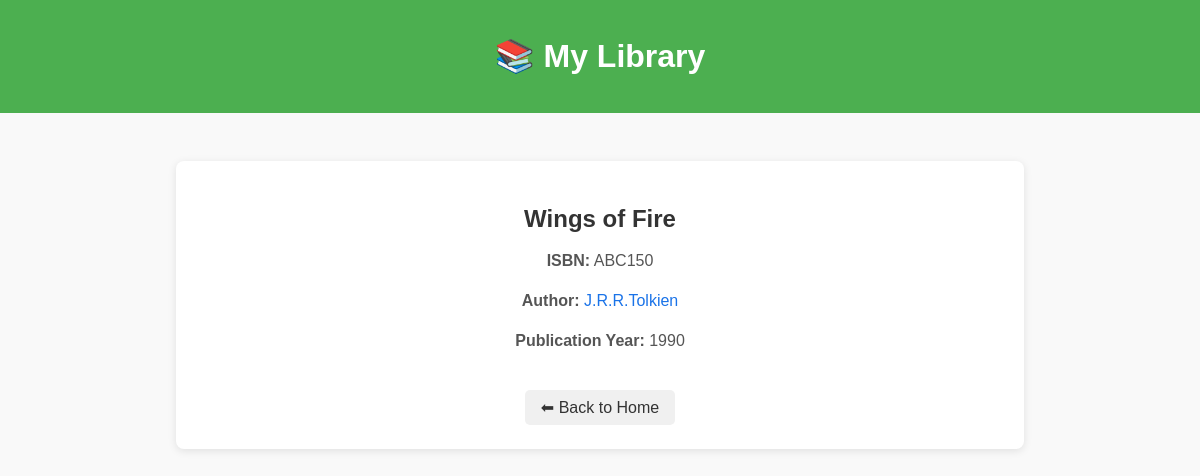
Page /book/9 on the committed database.
### data_models.py (models this page shows, shortened)
class Book(db.Model):
    __tablename__ = 'books'
    id = db.Column(db.Integer, primary_key=True, autoincrement=True)
    isbn = db.Column(db.String(100))
    title = db.Column(db.String(100))
    publication_year = db.Column(db.Integer)
    author_id = db.Column(db.Integer, db.ForeignKey('authors.id'))
    rating = db.Column(db.Float)
    author = db.relationship('Author', backref='books')

class Author(db.Model):
    __tablename__ = 'authors'
    id = db.Column(db.Integer, primary_key=True, autoincrement=True)
    name = db.Column(db.String(100))
    birth_date = db.Column(db.String(100))
    date_of_death = db.Column(db.String(100))

### app.py (the view)
@app.route("/book/<int:book_id>", methods = ['GET'])
def book_detail(book_id):
    book = Book.query.get_or_404(book_id)
    return render_template('book_detail.html', book = book)

### templates/book_detail.html (shortened to what this page needs)
{% extends "base.html" %}
{% block content %}
<div class="detail-page">
    <h2>{{ book.title }}</h2>
    <p><strong>ISBN:</strong> {{ book.isbn }}</p>
    <p><strong>Author:</strong> <a href="{{ url_for('author_detail', author_id=book.author.id) }}">{{ book.author.name }}</a></p>
    <p><strong>Publication Year:</strong> {{ book.publication_year }}</p>
    <a href="{{ url_for('home') }}" class="back-link">⬅ Back to Home</a>
</div>
{% endblock %}

### static/css/style.css (style rules this page uses)
body { font-family: Arial, sans-serif; margin: 0; padding: 0; background: #f9f9f9; color: #333; text-align: center; }
.detail-page { max-width: 800px; margin: 2rem auto; padding: 1.5rem; background: white; border-radius: 8px; box-shadow: 0 2px 8px rgba(0,0,0,0.1); font-family: Arial, sans-serif; }
.detail-page h2 { margin-bottom: 1rem; color: #333; }
.detail-page p { margin-bottom: 0.8rem; line-height: 1.5; color: #555; }
.detail-page a { color: #1a73e8; text-decoration: none; transition: color 0.2s; }
.detail-page a.back-link { display: inline-block; margin-top: 1.5rem; padding: 0.5rem 1rem; background: #f0f0f0; border-radius: 5px; color: #333; text-decoration: none; transition: background 0.2s; }
a { text_decoration:none !important; }
.detail-page a ,.home a { text-decoration: none; }
.detail-page a, .detail-page a:hover, .detail-page a:focus { text-decoration: none; }

### rows in the picture
Book: title "Wings of Fire", isbn "ABC150", publication_year "1990"
Author: author.name "J.R.R.Tolkien"
